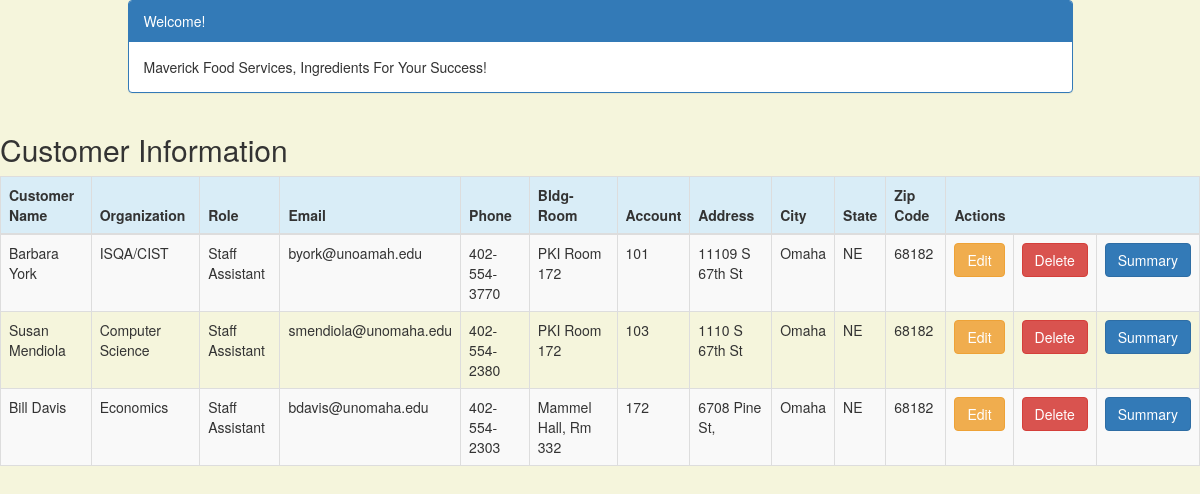
/customer_list (signed in), run on the app's committed database.
### crm/models.py (models this page shows, shortened)
class Customer(models.Model):
    cust_name = models.CharField(max_length=50)
    organization = models.CharField(max_length=100, blank=True)
    role = models.CharField(max_length=100)
    email = models.EmailField(max_length=100)
    bldgroom = models.CharField(max_length=100)
    address = models.CharField(max_length=200)
    account_number = models.IntegerField(blank=False, null=False)
    city = models.CharField(max_length=50)
    state = models.CharField(max_length=50)
    zipcode = models.CharField(max_length=10)
    phone_number = models.CharField(max_length=50)
    created_date = models.DateTimeField(
        default=timezone.now)
    updated_date = models.DateTimeField(auto_now_add=True)

### crm/views.py (the view)
# urls.py: path('customer_list', views.customer_list, name='customer_list'),
@login_required
def customer_list(request):
    customer = Customer.objects.filter(created_date__lte=timezone.now())
    return render(request, 'crm/customer_list.html', {'customers': customer})

### crm/templates/crm/customer_list.html (shortened to what this page needs)
<!DOCTYPE html>
{% block content %}
<html lang="en">
<head>
    <link rel="stylesheet" href="https://maxcdn.bootstrapcdn.com/bootstrap/3.3.4/css/bootstrap.min.css">
</head>
<body>
<div class="container">
    <div class="row">
        <div class="col-md-10 col-md-offset-1">
            <div class="panel panel-primary">
                <div class="panel-heading">Welcome!</div>
                <div class="panel-body">
                    Maverick Food Services, Ingredients For Your Success!
                </div>
            </div>
        </div>
    </div>
</div>
<div class="row">
    <h2 style="padding-left: 15Px">Customer Information</h2>
</div>
<div>
    <table class="table table-striped table-bordered table-hover">
        <thead>
        <tr class="bg-info">
            <th>Customer Name</th>
            <th>Organization</th>
            <th>Role</th>
            <th>Email</th>
            <th>Phone</th>
            <th>Bldg-Room</th>
            <th>Account</th>
            <th>Address</th>
            <th>City</th>
            <th>State</th>
            <th>Zip Code</th>
                <th colspan="3">Actions</th>
        </tr>
        </thead>
        <tbody>
        {% for customer in customers %}
            <tr>
                <td>{{ customer.cust_name }}</td>
                <td>{{ customer.organization }}</td>
                <td>{{ customer.role }}</td>
                <td>{{ customer.email }}</td>
                <td>{{ customer.phone_number }}</td>
                <td>{{ customer.bldgroom }}</td>
                <td>{{ customer.account_number }}</td>
                <td>{{ customer.address }}</td>
                <td>{{ customer.city }}</td>
                <td>{{ customer.state }}</td>
                <td>{{ customer.zipcode }}</td>
                <td><a href="{% url 'crm:customer_edit' pk=customer.pk %}" class="btn btn-warning">Edit</a>
                <td><a href="{% url 'crm:customer_delete' pk=customer.pk %}"
                       onclick="return confirm('Are you sure you want to delete?')"
                       class="btn btn-danger">Delete</a>
                </td>
                <td><a href=""
                       class="btn btn-primary">Summary</a>
            </tr>
        {% endfor %}
        </tbody>
    </table>
</div>
</body>
</html>
{% endblock %}

### crm/templates/crm/customer_list.html (style rules this page uses)
body { background-color: beige; }

### data on the page
Customer: cust_name "Barbara York", organization "ISQA/CIST", role "Staff Assistant", email "byork@unoamah.edu", phone_number "402-554-3770", bldgroom "PKI Room 172", account_number "101", address "11109 S 67th St", city "Omaha", state "NE", zipcode "68182"
Customer: cust_name "Susan Mendiola", organization "Computer Science", role "Staff Assistant", email "smendiola@unomaha.edu", phone_number "402-554-2380", bldgroom "PKI Room 172", account_number "103", address "1110 S 67th St", city "Omaha", state "NE", zipcode "68182"
Customer: cust_name "Bill Davis", organization "Economics", role "Staff Assistant", email "bdavis@unomaha.edu", phone_number "402-554-2303", bldgroom "Mammel Hall, Rm 332", account_number "172", address "6708 Pine St,", city "Omaha", state "NE", zipcode "68182"
